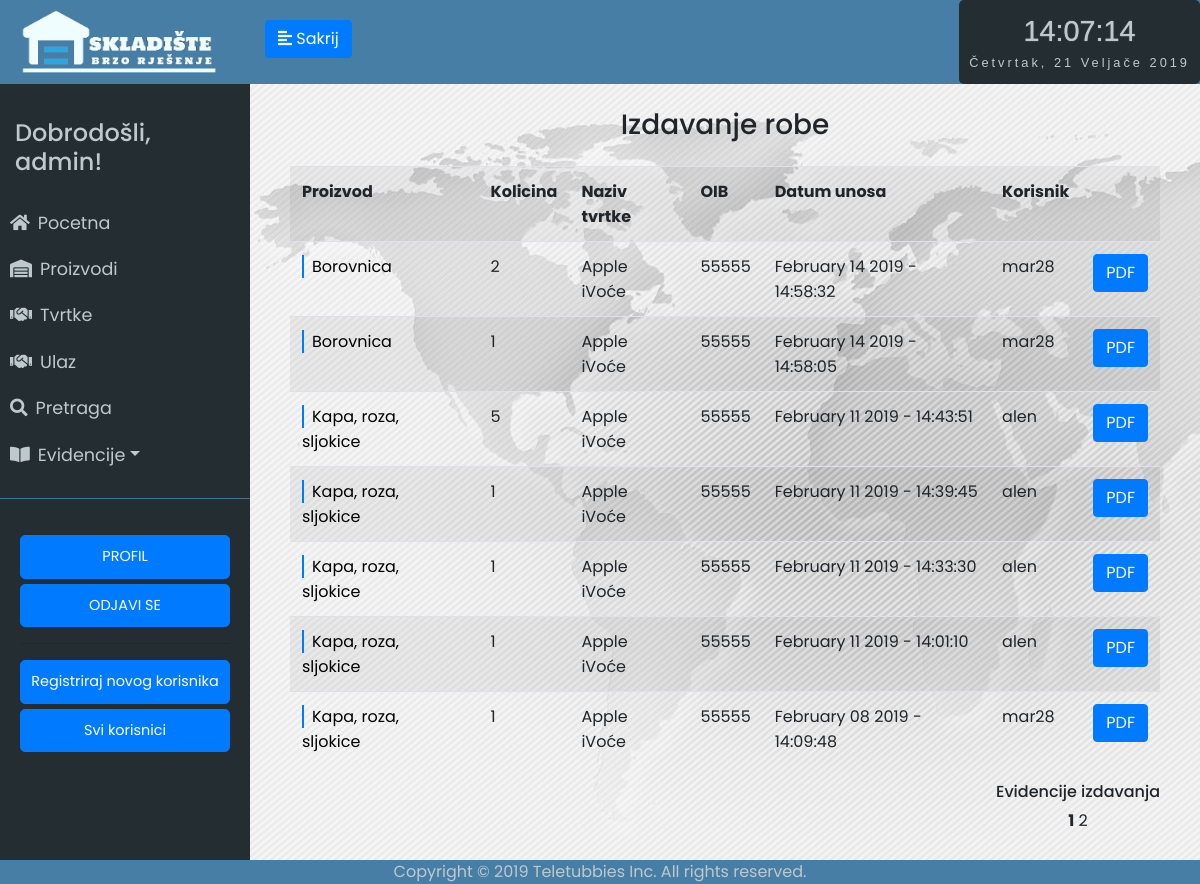
The page /evidencija_izdavanja/1 (signed in) on the database its author committed.
### app/models.py (models this page shows, shortened)
class User(UserMixin, db.Model):
	id = db.Column(db.Integer, primary_key=True)
	username = db.Column(db.String(64), index=True, unique=True)
	email = db.Column(db.String(120), index=True, unique=True)
	password_hash = db.Column(db.String(128))
	last_seen = db.Column(db.DateTime, default=datetime.utcnow)
	evidencija = db.relationship('Evidencija', backref='user', lazy='dynamic')

class Evidencija(db.Model):
	id = db.Column(db.Integer, primary_key=True)
	proizvod_id = db.Column(db.Integer, db.ForeignKey('proizvod.id'))
	tvrtka_id = db.Column(db.Integer, db.ForeignKey('tvrtka.id'))
	promijenjena_kolicina = db.Column(db.Integer)
	trenutna_kolicina = db.Column(db.Integer)
	datum_unosa = db.Column(db.DateTime, default=datetime.utcnow)
	vrsta_unosa = db.Column(db.String(64))
	user_id = db.Column(db.Integer, db.ForeignKey('user.id'))

class Proizvod(db.Model):
	__searchable__ = ['name']
	id = db.Column(db.Integer, primary_key=True)
	name = db.Column(db.String(64))
	kolicina = db.Column(db.Integer, default=0)
	zemlja_podrijetla = db.Column(db.String(64))
	opis_proizvoda = db.Column(db.String(300))
	datum_unosa = db.Column(db.DateTime, default=datetime.utcnow)
	evidencija = db.relationship('Evidencija', backref='proizvod', lazy='dynamic')

class Tvrtka(db.Model):
	__searchable__ = ['name']
	id = db.Column(db.Integer, primary_key=True)
	name = db.Column(db.String(64))
	oib = db.Column(db.Integer, unique=True)
	grad = db.Column(db.String(64))
	p_broj = db.Column(db.Integer)
	drzava = db.Column(db.String(64))
	evidencija = db.relationship('Evidencija', backref='tvrtka', lazy='dynamic')

### app/routes.py (the view)
@app.route('/evidencija_izdavanja/<int:page_num>')
@login_required
def evidencija_izdavanja(page_num):
	evidencija = Evidencija.query.filter_by(vrsta_unosa='izlaz').order_by(Evidencija.datum_unosa.desc()).paginate(per_page=7, page=page_num, error_out=True)
	return render_template('evidencija_izdavanja.html', title='Evidencija izdavanja', evidencija=evidencija)

### app/models.py (called while the page is built)
@login.user_loader
def load_user(id):
	return User.query.get(int(id))

### app/routes.py (called while the page is built)
@app.before_request
def before_request():
	if current_user.is_authenticated:
		current_user.last_seen = datetime.utcnow()
		db.session.commit()

### app/templates/evidencija_izdavanja.html (shortened to what this page needs)
{% extends "base.html" %}
{% block content %}
<div class="stanje-s">
    <h3 class="mb-4">Izdavanje robe</h3>
<table class="table table-striped">
	<tr>
        <th>Proizvod</th>
        <th>Kolicina</th>
        <th>Naziv tvrtke</th>
        <th>OIB</th>
        <th>Datum unosa</th>
        <th>Korisnik</th>
        <th></th>
    </tr>
    {% for e in evidencija.items %}
    <tr>
    	<td><a href="/proizvod/{{e.proizvod.name}}" class="dekoracija">{{ e.proizvod.name }}</a></td>
    	<td>{{ e.promijenjena_kolicina }}</td>
    	<td>{{ e.tvrtka.name }}</td>
    	<td>{{ e.tvrtka.oib }}</td>
    	<td>{{ e.datum_unosa.strftime('%B %d %Y - %H:%M:%S') }}</td>
        <td>{{ e.user.username }}</td>
        <td><button class="btn btn-primary"><a href="../evidencija/{{e.id}}">PDF</a></button></td>
    </tr>
    {% endfor %}
</table>
<div class="d-flex justify-content-between">
        <div>
            <h6>Evidencije izdavanja</h6>
            {% for page in evidencija.iter_pages(left_edge=3, right_edge=3, left_current=3, right_current=3) %}
                {% if page %}
                    {% if page != evidencija.page %}
                        <a href="{{ url_for('evidencija_izdavanja', page_num=page) }}">{{ page }}</a>
                    {% else %}
                        <strong>{{ page }}</strong>
                    {% endif %}
                {% else %}
                    <span class=ellipsis>…</span>
                {% endif %}
            {% endfor %}
        </div>
    </div>
</div>
{% endblock %}

### app/templates/base.html (shortened to what this page needs)
<html>
<head>
	<link rel="stylesheet" href="https://stackpath.bootstrapcdn.com/bootstrap/4.2.1/css/bootstrap.min.css" integrisha384-GJzZqFGwb1QTTN6wy59ffF1BuGJpLSa9DkKMp0DgiMDm4iYMj70gZWKYbI706tWS">
	<link href="../static/style.css" type="text/css" rel="stylesheet">
	<link rel="stylesheet" href="https://use.fontawesome.com/releases/v5.7.1/css/all.css">
</head>
<body onload="startTime()">
	<div class="wrapper">
	<nav id="sidebar">
		<div class="sidebar-header ">
			<img src="../static/logo5.png" style="width: 200px; height: auto;">
		</div>
		<ul class="list-unstyled components" id="navigation">
			<h4>Dobrodošli, {{ current_user.username }}!</h4>
			<li class="{% block index %}{% endblock %}">
				<a href="{{ url_for('index') }}"><i class="fas fa-home mr-2"></i>Pocetna</a>
			</li>
			<li class="{% block stanje_skladista %}{% endblock %}">
				<a href="{{ url_for('stanje_skladista1') }}"><i class="fas fa-warehouse mr-2"></i>Proizvodi</a>
			</li>
			<li class="{% block dobavljaci %}{% endblock %}">
				<a href="{{ url_for('tvrtke1') }}"><i class="fas fa-handshake mr-2"></i>Tvrtke</a>
			</li>
			<li class="">
				<a href="{{ url_for('ulaz') }}"><i class="fas fa-handshake mr-2"></i>Ulaz</a>
			</li>
			<li class="{% block pretraga %}{% endblock %}">
                <a href="{{ url_for('search1') }}"><i class="fas fa-search mr-2"></i>Pretraga</a>
            </li>
			<li>
				<a href="#pageSubmenu" data-toggle="collapse" aria-expanded="false" class="dropdown-toggle"><i class="fas fa-book-open mr-2"></i>Evidencije</a>
			</li>
		</ul>
		<ul class="list-unstyled CTAs">
                <li>
                    <a href="{{ url_for('user', username=current_user.username) }}" class="btn btn-primary hover-plava">PROFIL</a>
                </li>
                <li>
                    <a href="{{ url_for('logout') }}" class="btn btn-primary hover-plava">ODJAVI SE</a>
                </li>
                {%  if current_user.username == "admin"%}
                <hr>
                    <li>
                        <a href="{{ url_for('register') }}" class="btn btn-primary hover-plava">Registriraj novog korisnika</a>
                    </li>
                    <li>
                        <a href="{{ url_for('svi_korisnici1') }}" class="btn btn-primary hover-plava">Svi korisnici</a>
                    </li>
                {% endif %}
            </ul>
	</nav>
		<div class="tijelo">
	        <div class="plava-pozadina">
	        	<div class="d-flex bd-highlight">
  				<div class="bd-highlight">
	            	<button type="button" id="sidebarCollapse" class="btn btn-primary">
	                	<i class="fas fa-align-left"></i>
	                <span class="sakrij-tipku"></span>
	           </div>
  				<div class="ml-auto bd-highlight">
  					<div id="clockdate">
  					<div class="clockdate-wrapper">
    					<div id="clock"></div>
    					<div id="date"></div>
  					</div>
				</div>
			</div>
			</div>
	            </button> <br>
	    		</div>
				<div class="plavo">
				{% block content %}
				{% endblock %}
				</div>
		</div>
<footer>Copyright © 2019 Teletubbies Inc. All rights reserved.</footer>
</body>
</html>

### app/static/style.css (style rules this page uses)
body { font-family: 'Poppins', sans-serif; background: #fafafa; }
h4 { padding: 15px; }
.wrapper { display: flex; width: 100%; align-items: stretch; }
a, a:hover, a:focus { color: inherit; text-decoration: none; transition: all 0.3s; }
#sidebar { min-width: 250px; max-width: 250px; min-height: 100vh; background: #242d32; color: #bec9cd; transition: all 0.3s; }
#sidebarCollapse { margin-top: 20px; margin-left: 15px; }
#sidebar .sidebar-header { padding: 7.5px 20px; background: #477ea5; color: #f0fdfe; }
#sidebar ul.components { padding: 20px 0; border-bottom: 1px solid #47748b; }
#sidebar ul li a { padding: 10px; font-size: 1.1em; display: block; }
ul.CTAs { padding: 20px; }
ul.CTAs a { text-align: center; font-size: 0.9em !important; display: block; border-radius: 5px; margin-bottom: 5px; }
.tijelo { display: inline-block; width: 100%; }
.plavo { display: inline-block; width: 100%; text-align: center; }
.plava-pozadina { background-color: #477ea5; display: inline-block; width: 100%; height: 84px; }
.stanje-s { padding-top: 3vh; padding-left: 5vh; padding-right: 5vh; background-image: url('map.jpg'); height: 100vh; }
.sakrij-tipku:before { content: 'Sakrij'; }
.clockdate-wrapper { background-color: #242d32; padding:10px; max-width:350px; width:100%; text-align:center; border-radius:5px; margin:0 auto; height: 84px; }
#clock { background-color:#242d32; font-family: sans-serif; font-size:1.8rem; text-shadow:0px 0px 1px #bec9cd; color:#bec9cd; }
#date { letter-spacing:3px; font-size:0.8rem; font-family:arial,sans-serif; color:#bec9cd; }
footer { position: fixed; left: 0; bottom: 0; width: 100%; background-color: #477ea5; color: #bec9cd; text-align: center; }
.dekoracija { background: linear-gradient( to right, var(--mainColor) 0%, var(--mainColor) 2px, transparent 2px ); background-repeat: repeat-x; background-size: 100%; color: #000; padding-left: 10px; text-decoration: none; padding: 0 10px; }
:root { --mainColor: #007bff; }

### rows shown on the page
User: username "admin"
Evidencija: proizvod.name "Borovnica", promijenjena_kolicina "2", tvrtka.name "Apple iVoće", tvrtka.oib "55555", datum_unosa "February 14 2019 - 14:58:32", user.username "mar28"
Evidencija: proizvod.name "Borovnica", promijenjena_kolicina "1", tvrtka.name "Apple iVoće", tvrtka.oib "55555", datum_unosa "February 14 2019 - 14:58:05", user.username "mar28"
Evidencija: proizvod.name "Kapa, roza, sljokice", promijenjena_kolicina "5", tvrtka.name "Apple iVoće", tvrtka.oib "55555", datum_unosa "February 11 2019 - 14:43:51", user.username "alen"
Evidencija: proizvod.name "Kapa, roza, sljokice", promijenjena_kolicina "1", tvrtka.name "Apple iVoće", tvrtka.oib "55555", datum_unosa "February 11 2019 - 14:39:45", user.username "alen"
Evidencija: proizvod.name "Kapa, roza, sljokice", promijenjena_kolicina "1", tvrtka.name "Apple iVoće", tvrtka.oib "55555", datum_unosa "February 11 2019 - 14:33:30", user.username "alen"
Evidencija: proizvod.name "Kapa, roza, sljokice", promijenjena_kolicina "1", tvrtka.name "Apple iVoće", tvrtka.oib "55555", datum_unosa "February 11 2019 - 14:01:10", user.username "alen"
Evidencija: proizvod.name "Kapa, roza, sljokice", promijenjena_kolicina "1", tvrtka.name "Apple iVoće", tvrtka.oib "55555", datum_unosa "February 08 2019 - 14:09:48", user.username "mar28"

### other values the page prints
{{ page }} "1"
{{ page }} "2"
